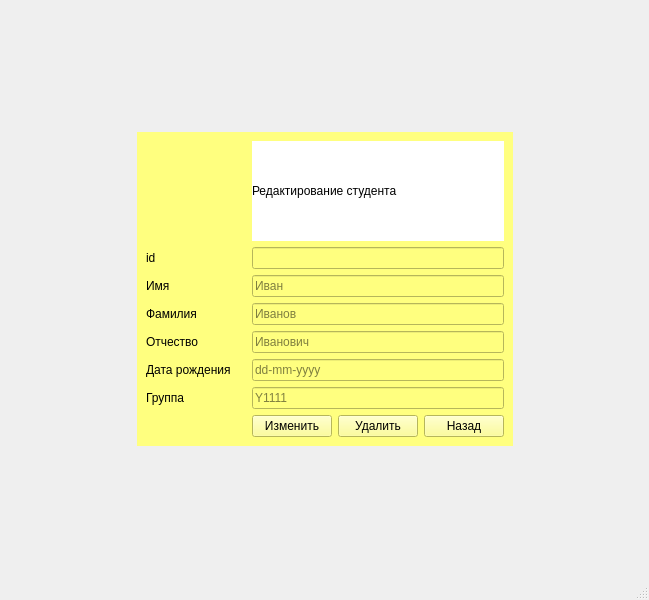
<?xml version="1.0" encoding="UTF-8"?>
<ui version="4.0">
 <class>changeStudent</class>
 <widget class="QMainWindow" name="changeStudent">
  <property name="geometry">
   <rect>
    <x>0</x>
    <y>0</y>
    <width>649</width>
    <height>600</height>
   </rect>
  </property>
  <property name="windowTitle">
   <string>MainWindow</string>
  </property>
  <property name="styleSheet">
   <string notr="true">background-image: url(:/images/biblio.jpg);</string>
  </property>
  <widget class="QWidget" name="centralwidget">
   <layout class="QGridLayout" name="gridLayout">
    <item row="2" column="1">
     <spacer name="verticalSpacer_2">
      <property name="orientation">
       <enum>Qt::Vertical</enum>
      </property>
      <property name="sizeHint" stdset="0">
       <size>
        <width>20</width>
        <height>40</height>
       </size>
      </property>
     </spacer>
    </item>
    <item row="0" column="1">
     <spacer name="verticalSpacer">
      <property name="orientation">
       <enum>Qt::Vertical</enum>
      </property>
      <property name="sizeHint" stdset="0">
       <size>
        <width>20</width>
        <height>40</height>
       </size>
      </property>
     </spacer>
    </item>
    <item row="1" column="0">
     <spacer name="horizontalSpacer">
      <property name="orientation">
       <enum>Qt::Horizontal</enum>
      </property>
      <property name="sizeHint" stdset="0">
       <size>
        <width>40</width>
        <height>20</height>
       </size>
      </property>
     </spacer>
    </item>
    <item row="1" column="2">
     <spacer name="horizontalSpacer_2">
      <property name="orientation">
       <enum>Qt::Horizontal</enum>
      </property>
      <property name="sizeHint" stdset="0">
       <size>
        <width>40</width>
        <height>20</height>
       </size>
      </property>
     </spacer>
    </item>
    <item row="1" column="1">
     <widget class="QWidget" name="formWidget" native="true">
      <property name="styleSheet">
       <string notr="true">background-color: rgb(255, 255, 127);</string>
      </property>
      <layout class="QFormLayout" name="formLayout">
       <item row="0" column="0">
        <widget class="QLabel" name="label_7">
         <property name="minimumSize">
          <size>
           <width>100</width>
           <height>100</height>
          </size>
         </property>
         <property name="styleSheet">
          <string notr="true">background-color: none;
image: url(:/images/change.png);</string>
         </property>
         <property name="text">
          <string/>
         </property>
        </widget>
       </item>
       <item row="0" column="1">
        <widget class="QLabel" name="label_6">
         <property name="styleSheet">
          <string notr="true">font: 26pt &quot;Agency FB&quot;;
font: 24pt &quot;MS Shell Dlg 2&quot;;
background-color: rgb(255, 255, 255);
alternate-background-color: rgb(255, 255, 255);</string>
         </property>
         <property name="text">
          <string>Редактирование студента</string>
         </property>
        </widget>
       </item>
       <item row="2" column="0">
        <widget class="QLabel" name="label">
         <property name="text">
          <string>Имя</string>
         </property>
        </widget>
       </item>
       <item row="2" column="1">
        <widget class="QLineEdit" name="name">
         <property name="placeholderText">
          <string>Иван</string>
         </property>
        </widget>
       </item>
       <item row="3" column="0">
        <widget class="QLabel" name="label_2">
         <property name="text">
          <string>Фамилия</string>
         </property>
        </widget>
       </item>
       <item row="3" column="1">
        <widget class="QLineEdit" name="surname">
         <property name="placeholderText">
          <string>Иванов</string>
         </property>
        </widget>
       </item>
       <item row="4" column="0">
        <widget class="QLabel" name="label_3">
         <property name="text">
          <string>Отчество</string>
         </property>
        </widget>
       </item>
       <item row="4" column="1">
        <widget class="QLineEdit" name="second_name">
         <property name="placeholderText">
          <string>Иванович</string>
         </property>
        </widget>
       </item>
       <item row="5" column="0">
        <widget class="QLabel" name="label_4">
         <property name="text">
          <string>Дата рождения</string>
         </property>
        </widget>
       </item>
       <item row="5" column="1">
        <widget class="QLineEdit" name="birth_date">
         <property name="placeholderText">
          <string comment="dd-mm-yyyy" extracomment="dd-mm-yyyy">dd-mm-yyyy</string>
         </property>
        </widget>
       </item>
       <item row="6" column="0">
        <widget class="QLabel" name="label_5">
         <property name="text">
          <string>Группа</string>
         </property>
        </widget>
       </item>
       <item row="6" column="1">
        <widget class="QLineEdit" name="group">
         <property name="placeholderText">
          <string>Y1111</string>
         </property>
        </widget>
       </item>
       <item row="7" column="1">
        <layout class="QHBoxLayout" name="horizontalLayout">
         <item>
          <widget class="QPushButton" name="btnAdd">
           <property name="text">
            <string>Изменить</string>
           </property>
          </widget>
         </item>
         <item>
          <widget class="QPushButton" name="btnDelete">
           <property name="text">
            <string>Удалить</string>
           </property>
          </widget>
         </item>
         <item>
          <widget class="QPushButton" name="btnBack">
           <property name="text">
            <string>Назад</string>
           </property>
          </widget>
         </item>
        </layout>
       </item>
       <item row="1" column="0">
        <widget class="QLabel" name="label_8">
         <property name="text">
          <string>id</string>
         </property>
        </widget>
       </item>
       <item row="1" column="1">
        <widget class="QLineEdit" name="id"/>
       </item>
      </layout>
     </widget>
    </item>
   </layout>
  </widget>
  <widget class="QMenuBar" name="menubar">
   <property name="geometry">
    <rect>
     <x>0</x>
     <y>0</y>
     <width>649</width>
     <height>26</height>
    </rect>
   </property>
  </widget>
  <widget class="QStatusBar" name="statusbar"/>
 </widget>
 <resources/>
 <connections/>
</ui>
